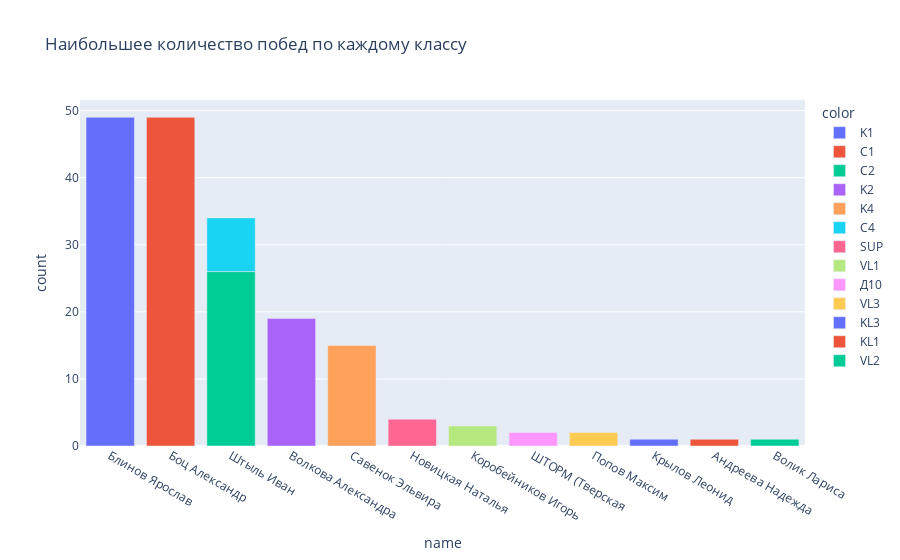

Notebook cell for this chart:
### Code cell
champion = df[df['rank'] == 1].groupby(['class', 'name']).count().sort_values(by='wett', ascending=False).reset_index().drop_duplicates(subset = 'class')
px.bar(x = champion['name'], y = champion['wett'], color = champion['class'], labels = {'y': 'count', 'x': 'name'},title = 'Наибольшее количество побед по каждому классу')

### Figure 1 — Plotly figure (JSON) as saved in the notebook; plotly's stock layout.template omitted (floating-point values rounded to 4 significant figures)
{"data": [{"alignmentgroup": "True", "hovertemplate": "color=K1<br>name=%{x}<br>count=%{y}<extra></extra>", "legendgroup": "K1", "marker": {"color": "#636efa", "pattern": {"shape": ""}}, "name": "K1", "offsetgroup": "K1", "orientation": "v", "showlegend": true, "textposition": "auto", "type": "bar", "x": ["Блинов Ярослав"], "xaxis": "x", "y": [49], "yaxis": "y"}, {"alignmentgroup": "True", "hovertemplate": "color=C1<br>name=%{x}<br>count=%{y}<extra></extra>", "legendgroup": "C1", "marker": {"color": "#EF553B", "pattern": {"shape": ""}}, "name": "C1", "offsetgroup": "C1", "orientation": "v", "showlegend": true, "textposition": "auto", "type": "bar", "x": ["Боц Александр"], "xaxis": "x", "y": [49], "yaxis": "y"}, {"alignmentgroup": "True", "hovertemplate": "color=C2<br>name=%{x}<br>count=%{y}<extra></extra>", "legendgroup": "C2", "marker": {"color": "#00cc96", "pattern": {"shape": ""}}, "name": "C2", "offsetgroup": "C2", "orientation": "v", "showlegend": true, "textposition": "auto", "type": "bar", "x": ["Штыль Иван"], "xaxis": "x", "y": [26], "yaxis": "y"}, {"alignmentgroup": "True", "hovertemplate": "color=K2<br>name=%{x}<br>count=%{y}<extra></extra>", "legendgroup": "K2", "marker": {"color": "#ab63fa", "pattern": {"shape": ""}}, "name": "K2", "offsetgroup": "K2", "orientation": "v", "showlegend": true, "textposition": "auto", "type": "bar", "x": ["Волкова Александра"], "xaxis": "x", "y": [19], "yaxis": "y"}, {"alignmentgroup": "True", "hovertemplate": "color=K4<br>name=%{x}<br>count=%{y}<extra></extra>", "legendgroup": "K4", "marker": {"color": "#FFA15A", "pattern": {"shape": ""}}, "name": "K4", "offsetgroup": "K4", "orientation": "v", "showlegend": true, "textposition": "auto", "type": "bar", "x": ["Савенок Эльвира"], "xaxis": "x", "y": [15], "yaxis": "y"}, {"alignmentgroup": "True", "hovertemplate": "color=C4<br>name=%{x}<br>count=%{y}<extra></extra>", "legendgroup": "C4", "marker": {"color": "#19d3f3", "pattern": {"shape": ""}}, "name": "C4", "offsetgroup": "C4", "orientation": "v", "showlegend": true, "textposition": "auto", "type": "bar", "x": ["Штыль Иван"], "xaxis": "x", "y": [8], "yaxis": "y"}, {"alignmentgroup": "True", "hovertemplate": "color=SUP<br>name=%{x}<br>count=%{y}<extra></extra>", "legendgroup": "SUP", "marker": {"color": "#FF6692", "pattern": {"shape": ""}}, "name": "SUP", "offsetgroup": "SUP", "orientation": "v", "showlegend": true, "textposition": "auto", "type": "bar", "x": ["Новицкая Наталья"], "xaxis": "x", "y": [4], "yaxis": "y"}, {"alignmentgroup": "True", "hovertemplate": "color=VL1<br>name=%{x}<br>count=%{y}<extra></extra>", "legendgroup": "VL1", "marker": {"color": "#B6E880", "pattern": {"shape": ""}}, "name": "VL1", "offsetgroup": "VL1", "orientation": "v", "showlegend": true, "textposition": "auto", "type": "bar", "x": ["Коробейников Игорь"], "xaxis": "x", "y": [3], "yaxis": "y"}, {"alignmentgroup": "True", "hovertemplate": "color=Д10<br>name=%{x}<br>count=%{y}<extra></extra>", "legendgroup": "Д10", "marker": {"color": "#FF97FF", "pattern": {"shape": ""}}, "name": "Д10", "offsetgroup": "Д10", "orientation": "v", "showlegend": true, "textposition": "auto", "type": "bar", "x": ["ШТОРМ (Тверская"], "xaxis": "x", "y": [2], "yaxis": "y"}, {"alignmentgroup": "True", "hovertemplate": "color=VL3<br>name=%{x}<br>count=%{y}<extra></extra>", "legendgroup": "VL3", "marker": {"color": "#FECB52", "pattern": {"shape": ""}}, "name": "VL3", "offsetgroup": "VL3", "orientation": "v", "showlegend": true, "textposition": "auto", "type": "bar", "x": ["Попов Максим"], "xaxis": "x", "y": [2], "yaxis": "y"}, {"alignmentgroup": "True", "hovertemplate": "color=KL3<br>name=%{x}<br>count=%{y}<extra></extra>", "legendgroup": "KL3", "marker": {"color": "#636efa", "pattern": {"shape": ""}}, "name": "KL3", "offsetgroup": "KL3", "orientation": "v", "showlegend": true, "textposition": "auto", "type": "bar", "x": ["Крылов Леонид"], "xaxis": "x", "y": [1], "yaxis": "y"}, {"alignmentgroup": "True", "hovertemplate": "color=KL1<br>name=%{x}<br>count=%{y}<extra></extra>", "legendgroup": "KL1", "marker": {"color": "#EF553B", "pattern": {"shape": ""}}, "name": "KL1", "offsetgroup": "KL1", "orientation": "v", "showlegend": true, "textposition": "auto", "type": "bar", "x": ["Андреева Надежда"], "xaxis": "x", "y": [1], "yaxis": "y"}, {"alignmentgroup": "True", "hovertemplate": "color=VL2<br>name=%{x}<br>count=%{y}<extra></extra>", "legendgroup": "VL2", "marker": {"color": "#00cc96", "pattern": {"shape": ""}}, "name": "VL2", "offsetgroup": "VL2", "orientation": "v", "showlegend": true, "textposition": "auto", "type": "bar", "x": ["Волик Лариса"], "xaxis": "x", "y": [1], "yaxis": "y"}], "layout": {"autosize": true, "barmode": "relative", "legend": {"title": {"text": "color"}, "tracegroupgap": 0}, "title": {"text": "Наибольшее количество побед по каждому классу"}, "xaxis": {"anchor": "y", "autorange": true, "domain": [0, 1], "range": [-0.5, 11.5], "title": {"text": "name"}, "type": "category"}, "yaxis": {"anchor": "x", "autorange": true, "domain": [0, 1], "range": [0, 51.58], "title": {"text": "count"}, "type": "linear"}}}
